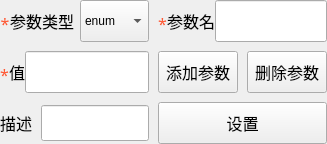
     <widget class="QWidget" name="widget" native="true">
      <layout class="QGridLayout" name="gridLayout_3">
       <property name="leftMargin">
        <number>0</number>
       </property>
       <property name="topMargin">
        <number>0</number>
       </property>
       <property name="rightMargin">
        <number>0</number>
       </property>
       <property name="bottomMargin">
        <number>0</number>
       </property>
       <property name="spacing">
        <number>9</number>
       </property>
       <item row="1" column="3">
        <widget class="QPushButton" name="pushButton_param_add_key">
         <property name="minimumSize">
          <size>
           <width>0</width>
           <height>42</height>
          </size>
         </property>
         <property name="font">
          <font>
           <family>思源黑体</family>
           <pointsize>12</pointsize>
          </font>
         </property>
         <property name="text">
          <string>添加参数</string>
         </property>
        </widget>
       </item>
       <item row="1" column="4">
        <widget class="QPushButton" name="pushButton_param_delete_key">
         <property name="minimumSize">
          <size>
           <width>0</width>
           <height>42</height>
          </size>
         </property>
         <property name="font">
          <font>
           <family>思源黑体</family>
           <pointsize>12</pointsize>
          </font>
         </property>
         <property name="text">
          <string>删除参数</string>
         </property>
        </widget>
       </item>
       <item row="2" column="3" colspan="2">
        <widget class="QPushButton" name="pushButton_param_setting">
         <property name="minimumSize">
          <size>
           <width>60</width>
           <height>42</height>
          </size>
         </property>
         <property name="font">
          <font>
           <family>思源黑体</family>
           <pointsize>12</pointsize>
          </font>
         </property>
         <property name="text">
          <string>设置</string>
         </property>
        </widget>
       </item>
       <item row="0" column="3" colspan="2">
        <layout class="QHBoxLayout" name="horizontalLayout_5">
         <property name="spacing">
          <number>0</number>
         </property>
         <item>
          <widget class="QLabel" name="label_18">
           <property name="maximumSize">
            <size>
             <width>10</width>
             <height>16777215</height>
            </size>
           </property>
           <property name="font">
            <font>
             <family>思源黑体</family>
             <pointsize>12</pointsize>
            </font>
           </property>
           <property name="styleSheet">
            <string notr="true">    padding-top: 5px; /* 向下移动 * 2px */
    color: rgba(255, 87, 51, 1);</string>
           </property>
           <property name="text">
            <string>*</string>
           </property>
           <property name="alignment">
            <set>Qt::AlignmentFlag::AlignCenter</set>
           </property>
          </widget>
         </item>
         <item>
          <widget class="QLabel" name="label_8">
           <property name="font">
            <font>
             <family>思源黑体</family>
             <pointsize>12</pointsize>
            </font>
           </property>
           <property name="text">
            <string>参数名</string>
           </property>
          </widget>
         </item>
         <item>
          <widget class="QLineEdit" name="lineEdit_param_key">
           <property name="sizePolicy">
            <sizepolicy hsizetype="Expanding" vsizetype="Preferred">
             <horstretch>0</horstretch>
             <verstretch>0</verstretch>
            </sizepolicy>
           </property>
           <property name="minimumSize">
            <size>
             <width>0</width>
             <height>42</height>
            </size>
           </property>
          </widget>
         </item>
        </layout>
       </item>
       <item row="0" column="2">
        <layout class="QHBoxLayout" name="horizontalLayout_6">
         <property name="spacing">
          <number>0</number>
         </property>
         <item>
          <widget class="QLabel" name="label_15">
           <property name="maximumSize">
            <size>
             <width>10</width>
             <height>16777215</height>
            </size>
           </property>
           <property name="font">
            <font>
             <family>思源黑体</family>
             <pointsize>12</pointsize>
            </font>
           </property>
           <property name="styleSheet">
            <string notr="true">    padding-top: 5px; /* 向下移动 * 2px */
    color: rgba(255, 87, 51, 1);</string>
           </property>
           <property name="text">
            <string>*</string>
           </property>
           <property name="alignment">
            <set>Qt::AlignmentFlag::AlignCenter</set>
           </property>
          </widget>
         </item>
         <item>
          <widget class="QLabel" name="label_2">
           <property name="font">
            <font>
             <family>思源黑体</family>
             <pointsize>12</pointsize>
            </font>
           </property>
           <property name="text">
            <string>参数类型</string>
           </property>
          </widget>
         </item>
         <item>
          <widget class="QComboBox" name="comboBox_param_type">
           <property name="sizePolicy">
            <sizepolicy hsizetype="Preferred" vsizetype="Preferred">
             <horstretch>0</horstretch>
             <verstretch>0</verstretch>
            </sizepolicy>
           </property>
           <property name="minimumSize">
            <size>
             <width>0</width>
             <height>36</height>
            </size>
           </property>
           <item>
            <property name="text">
             <string notr="true">enum</string>
            </property>
           </item>
           <item>
            <property name="text">
             <string notr="true">float</string>
            </property>
           </item>
           <item>
            <property name="text">
             <string notr="true">int32</string>
            </property>
           </item>
           <item>
            <property name="text">
             <string notr="true">bool</string>
            </property>
           </item>
           <item>
            <property name="text">
             <string notr="true">string</string>
            </property>
           </item>
          </widget>
         </item>
        </layout>
       </item>
       <item row="1" column="2">
        <layout class="QHBoxLayout" name="horizontalLayout_7">
         <property name="spacing">
          <number>0</number>
         </property>
         <item>
          <widget class="QLabel" name="label_16">
           <property name="maximumSize">
            <size>
             <width>10</width>
             <height>16777215</height>
            </size>
           </property>
           <property name="font">
            <font>
             <family>思源黑体</family>
             <pointsize>12</pointsize>
            </font>
           </property>
           <property name="styleSheet">
            <string notr="true">    padding-top: 5px; /* 向下移动 * 2px */
    color: rgba(255, 87, 51, 1);</string>
           </property>
           <property name="text">
            <string>*</string>
           </property>
           <property name="alignment">
            <set>Qt::AlignmentFlag::AlignCenter</set>
           </property>
          </widget>
         </item>
         <item>
          <widget class="QLabel" name="label_3">
           <property name="font">
            <font>
             <family>思源黑体</family>
             <pointsize>12</pointsize>
            </font>
           </property>
           <property name="text">
            <string>值</string>
           </property>
          </widget>
         </item>
         <item>
          <widget class="QLineEdit" name="lineEdit_param_value">
           <property name="sizePolicy">
            <sizepolicy hsizetype="Expanding" vsizetype="Preferred">
             <horstretch>0</horstretch>
             <verstretch>0</verstretch>
            </sizepolicy>
           </property>
           <property name="minimumSize">
            <size>
             <width>0</width>
             <height>36</height>
            </size>
           </property>
          </widget>
         </item>
        </layout>
       </item>
       <item row="2" column="2">
        <layout class="QHBoxLayout" name="horizontalLayout_8">
         <item>
          <widget class="QLabel" name="label_4">
           <property name="font">
            <font>
             <family>思源黑体</family>
             <pointsize>12</pointsize>
            </font>
           </property>
           <property name="text">
            <string>描述</string>
           </property>
          </widget>
         </item>
         <item>
          <widget class="QLineEdit" name="lineEdit_param_description">
           <property name="minimumSize">
            <size>
             <width>0</width>
             <height>36</height>
            </size>
           </property>
          </widget>
         </item>
        </layout>
       </item>
      </layout>
     </widget>
